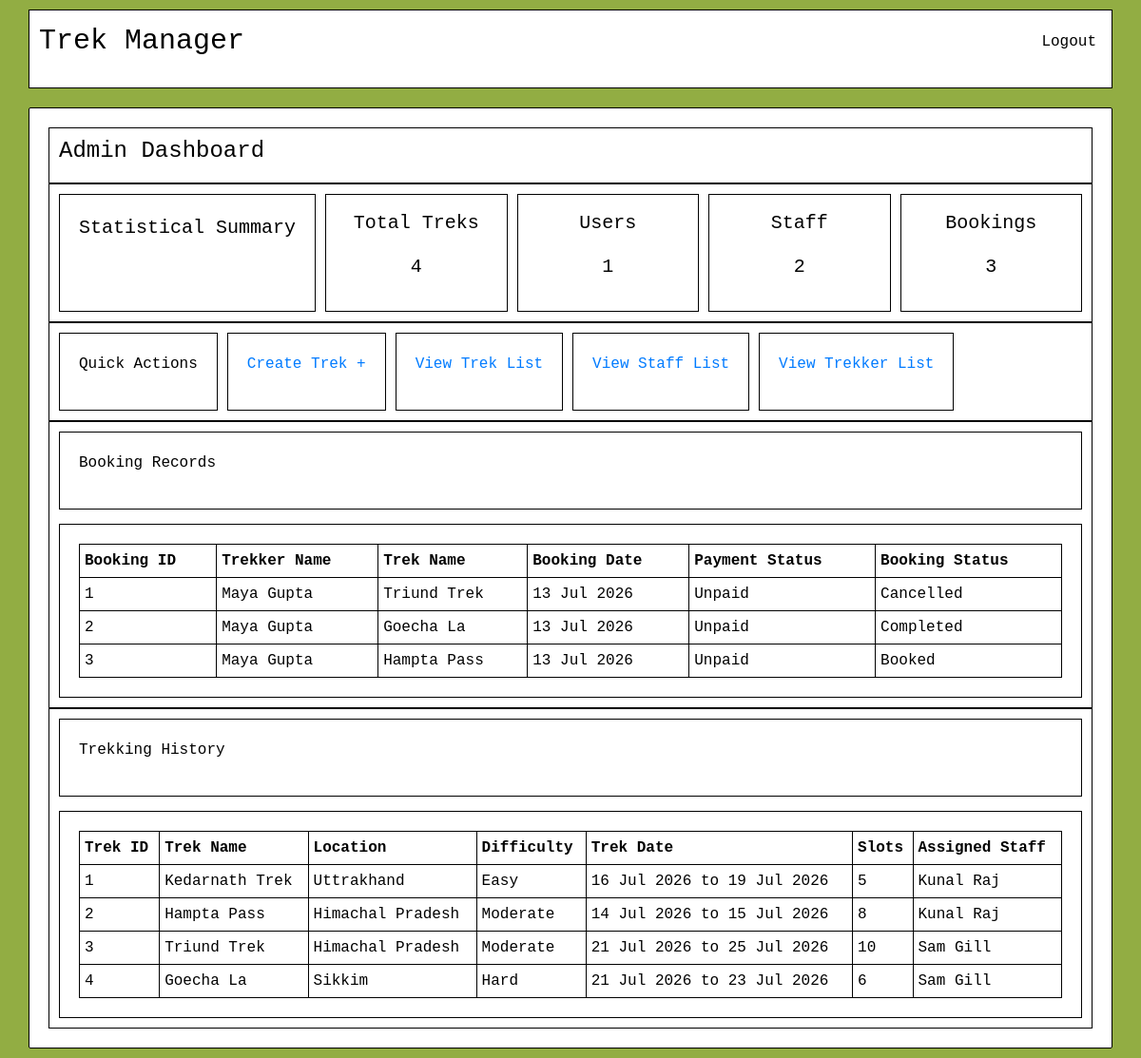
The page /admin/dashboard (signed in) on the database its author committed.
### models.py (models this page shows)
class Booking(db.Model):
    __tablename__ = "bookings"
    id = db.Column(db.Integer, primary_key=True)
    booking_date = db.Column(db.DateTime, default=datetime.utcnow)
    status = db.Column(db.String(20), nullable=False, default="Booked")   #will track reservation if booked, cancelled or completed
    payment_status = db.Column(db.String(20), nullable=False, default="Unpaid")
    trek_id = db.Column(db.Integer, db.ForeignKey("treks.id"), nullable=False)
    user_id = db.Column(db.Integer, db.ForeignKey("users.id"), nullable=False)

class User(db.Model):
    __tablename__ = "users"
    id = db.Column(db.Integer, primary_key=True)
    name = db.Column(db.String(100), nullable=False)
    email = db.Column(db.String(120), unique=True, nullable=False)
    password = db.Column(db.String(200), nullable=False)
    contact = db.Column(db.String(20), nullable=True)
    role = db.Column(db.String(20), nullable=False, default="Trekker")
    is_blacklisted = db.Column(db.Boolean, default=False, nullable=False)
    treks_managed = db.relationship("Trek", backref="manager", lazy=True)
    bookings = db.relationship("Booking", backref="trekker", lazy=True, cascade="all, delete-orphan")
    staff_profile = db.relationship("StaffProfile", backref="user", uselist=False, cascade="all, delete-orphan")

class Trek(db.Model):
    __tablename__ = "treks"
    id = db.Column(db.Integer, primary_key=True)
    title = db.Column(db.String(150), nullable=False)
    location = db.Column(db.String(100), nullable=False)
    difficulty = db.Column(db.String(20), nullable=False)
    duration = db.Column(db.Integer, nullable=False)
    total_slots = db.Column(db.Integer, nullable=False)
    available_slots = db.Column(db.Integer, nullable=False)
    status = db.Column(db.String(20), default="Pending")   # will track Open / Closed / Completed
    start_date = db.Column(db.DateTime, nullable=False)
    end_date = db.Column(db.DateTime, nullable=False)
    is_removed = db.Column(db.Boolean, nullable=False, default=False)
    staff_id = db.Column(db.Integer, db.ForeignKey("users.id"), nullable=True)
    bookings = db.relationship("Booking", backref="trek", lazy=True)

### admin.py (the view)
@admin.route("/dashboard", methods=['GET'])
def dashboard():
    count_trekkers = User.query.filter_by(role="Trekker").count()
    count_trek_staffs = User.query.filter_by(role="Staff").count()
    count_treks = Trek.query.count()
    count_bookings = Booking.query.count()
    treks = Trek.query.all()
    all_bookings = Booking.query.join(Trek).join(User, Booking.user_id == User.id).all()
    trekking_history = Trek.query.all()
    return render_template("admin/dashboard.html", count_trekkers=count_trekkers,
                           count_trek_staffs=count_trek_staffs,
                           count_treks=count_treks,
                           count_bookings=count_bookings, treks=treks,
                           all_bookings=all_bookings,
                           trekking_history=trekking_history)

### admin.py (called while the page is built)
@admin.before_request
def check_admin():
    if not session.get('user_id'):
        flash("Please log in to continue.", "error")
        return redirect(url_for('auth.login'))
    if session.get('role') != "Admin":
        flash("Unauthorised access.", "warning")
        return redirect(url_for('auth.login'))

### templates/admin/dashboard.html (shortened to what this page needs)
{% extends "base.html" %}
{% block content %}
<div class="dash-container">
    <div class="dash-header">
        <h4>{{ session['name'] }} Dashboard</h4>
    </div>
    <div class="dash-main">
        <div class="dash-stats">
            <div class="admin-dash-head">
                <p>Statistical Summary</p>
            </div>
            <div class="dash-sum">
                <p>Total Treks</p>
                <p>{{ count_treks }}</p>
            </div>
            <div class="dash-sum">
                <p>Users</p>
                <p>{{ count_trekkers }}</p>
            </div>
            <div class="dash-sum">
                <p>Staff</p>
                <p>{{ count_trek_staffs }}</p>
            </div>
            <div class="dash-sum">
                <p>Bookings</p>
                <p>{{ count_bookings }}</p>
            </div>
        </div>
        <div class="dash-action">
            <div class="admin-dash-head">
                <p>Quick Actions</p>
            </div>
            <div class="action-links">
                <a href="{{ url_for('admin.new_trek') }}">Create Trek +</a>
            </div>
            <div class="action-links">
                <a href="{{ url_for('admin.view_treks') }}">View Trek List</a>
            </div>
            <div class="action-links">
                <a href="{{ url_for('admin.view_staffs') }}">View Staff List</a>
            </div>
            <div class="action-links">
                <a href="{{ url_for('admin.view_trekkers') }}">View Trekker List</a>
            </div>
        </div>
    </div>
    <div class="treks-box">
        <div class="admin-dash-head">
            <p>Booking Records</p>
        </div>
        <div class="trek-list">
            {% if all_bookings %}
            <table>
                <tr>
                    <th>Booking ID</th>
                    <th>Trekker Name</th>
                    <th>Trek Name</th>
                    <th>Booking Date</th>
                    <th>Payment Status</th>
                    <th>Booking Status</th>
                </tr>
                {% for booking in all_bookings %}
                <tr>
                    <td>{{ booking.id }}</td>
                    <td>{{ booking.trekker.name }}</td>
                    <td>{{ booking.trek.title }}</td>
                    <td>{{ booking.booking_date.strftime('%d %b %Y') }}</td>
                    <td>{{ booking.payment_status }}</td>
                    <td>{{ booking.status }}</td>
                </tr>
                {% endfor %}
            </table>
            {% else %}
                <p>No treks are booked yet.</p>
            {% endif %}
        </div>
    </div>
    <div class="treks-box">
        <div class="admin-dash-head">
            <p>Trekking History</p>
        </div>
        <div class="trek-list">
            {% if trekking_history %}
            <table>
                <tr>
                    <th>Trek ID</th>
                    <th>Trek Name</th>
                    <th>Location</th>
                    <th>Difficulty</th>
                    <th>Trek Date</th>
                    <th>Slots</th>
                    <th>Assigned Staff</th>
                </tr>
                {% for trek in trekking_history %}
                <tr>
                    <td>{{ trek.id }}</td>
                    <td>{{ trek.title }}</td>
                    <td>{{ trek.location }}</td>
                    <td>{{ trek.difficulty }}</td>
                    <td>{{ trek.start_date.strftime('%d %b %Y') }} to {{trek.end_date.strftime('%d %b %Y') }}</td>
                    <td>{{ trek.total_slots }}</td>
                    <td>{{ trek.manager.name }}</td>
                </tr>
                {% endfor %}
            </table>
            {% else %}
                <p>No trekking history to show.</p>
            {% endif %}
        </div>
    </div>
</div>
{% endblock %}

### static/style.css (style rules this page uses)
* { margin: 0; padding: 0; font-family: monospace; box-sizing: border-box; }
body { background-color: rgb(146, 173, 67); display: flex; flex-direction: column; align-items: center; min-height: 100vh; }
.dash-container { margin: 10px auto; padding: 20px; width: 95%; min-height: 100vh; border: 1px solid black; border-radius: 2px; color: rgb(0, 0, 0); background-color: rgb(255, 255, 255); }
.dash-header { border: 1px solid black; padding: 10px; }
.dash-stats { border: 1px solid black; padding: 10px; display: flex; flex-direction: row; width: 100%; font-size: x-large; gap: 10px; }
.dash-sum { padding: 15px; flex: 1; text-align: center; border: 1px solid black; color: rgb(0, 0, 0); background-color: rgb(255, 255, 255); }
.admin-dash-head { border: 1px solid black; display: flex; justify-content: space-between; padding: 20px; }
.dash-action { margin: auto; border: 1px solid black; padding: 10px; display: flex; flex-direction: row; gap: 10px; }
.action-links { border: 1px solid black; padding: 20px; }
.trek-list { border: 1px solid black; padding: 20px; overflow-x: auto; }
.trek-list table { border: 1px solid black; padding: 5px; width: 100%; }
.trek-list table th, .trek-list table td { border: 1px solid black; padding: 5px; }
.treks-box { border: 1px solid black; padding: 10px; display: flex; flex-direction: column; gap: 15px; }

### rows shown on the page
Booking: id "1", trekker.name "Maya Gupta", trek "Triund Trek", booking_date "13 Jul 2026", payment_status "Unpaid", status "Cancelled"
Booking: id "2", trekker.name "Maya Gupta", trek "Goecha La", booking_date "13 Jul 2026", payment_status "Unpaid", status "Completed"
Booking: id "3", trekker.name "Maya Gupta", trek "Hampta Pass", booking_date "13 Jul 2026", payment_status "Unpaid", status "Booked"
Trek: id "1", title "Kedarnath Trek", location "Uttrakhand", difficulty "Easy", start_date "16 Jul 2026", end_date "19 Jul 2026", total_slots "5", manager.name "Kunal Raj"
Trek: id "2", title "Hampta Pass", location "Himachal Pradesh", difficulty "Moderate", start_date "14 Jul 2026", end_date "15 Jul 2026", total_slots "8", manager.name "Kunal Raj"
Trek: id "3", title "Triund Trek", location "Himachal Pradesh", difficulty "Moderate", start_date "21 Jul 2026", end_date "25 Jul 2026", total_slots "10", manager.name "Sam Gill"
Trek: id "4", title "Goecha La", location "Sikkim", difficulty "Hard", start_date "21 Jul 2026", end_date "23 Jul 2026", total_slots "6", manager.name "Sam Gill"

### other values the page prints
{{ session['name'] }} "Admin"
{{ count_treks }} "4"
{{ count_trekkers }} "1"
{{ count_trek_staffs }} "2"
{{ count_bookings }} "3"
